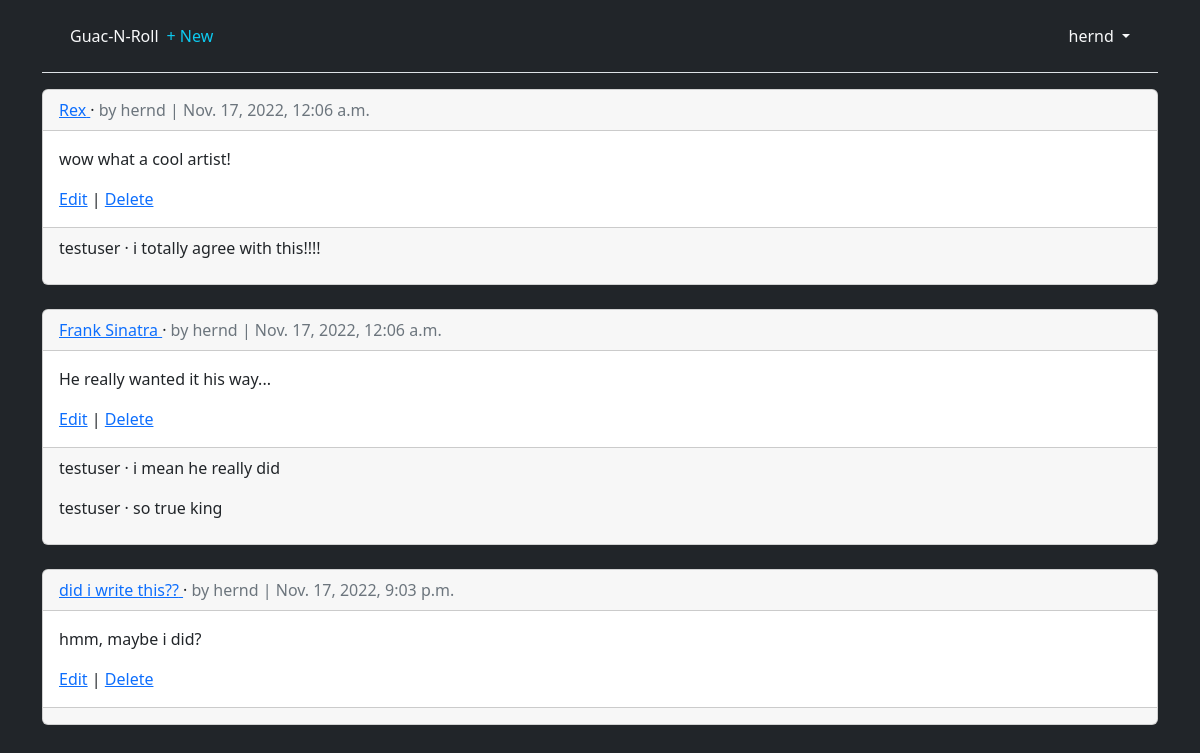
/articles/ (signed in), run on the app's committed database.
### accounts/models.py (models this page shows)
class CustomUser(AbstractUser):
    age = models.PositiveIntegerField(null=True, blank=True)

### articles/models.py (models this page shows, shortened)
class Article(models.Model):
    title = models.CharField(max_length=255)
    body = models.TextField()
    date = models.DateTimeField(auto_now_add=True)
    author = models.ForeignKey(
        settings.AUTH_USER_MODEL,
        on_delete=models.CASCADE,
    )

class Comment(models.Model): # new
    article = models.ForeignKey(Article, on_delete=models.CASCADE)
    comment = models.CharField(max_length=140)
    author = models.ForeignKey(
        settings.AUTH_USER_MODEL,
        on_delete=models.CASCADE,
    )
    def __str__(self):
        return self.comment

### articles/views.py (the view)
class ArticleListView(ListView):
    model = Article
    template_name = "article_list.html"

### templates/article_list.html (shortened to what this page needs)
{% extends "base.html" %}
{% block content %}
{% for article in article_list %}
<div class="card">
    <div class="card-header">
        <a href="{% url 'article_detail' article.pk %}">
            <span class="font-weight-bold">{{ article.title }}</span>
        </a>
        &middot;
        <span class="text-muted">by {{ article.author }} | {{ article.date }}</span>
    </div>
    <div class="card-body">
        <p>{{ article.body }}</p>
        <a href="{% url 'article_edit' article.pk %}">Edit</a> |
        <a href="{% url 'article_delete' article.pk %}">Delete</a>
    </div>
    <div class="card-footer">
    {% for comment in article.comment_set.all %}
    <p>
        <span class="font-weight-bold">
            {{ comment.author }} &middot;
        </span>
        {{ comment }}
    </p>
    {% endfor %}
    </div>
</div>
<br />
{% endfor %}
{% endblock content %}

### templates/base.html (shortened to what this page needs)
<!DOCTYPE html>
<html lang="en">
<head>
    <link href="https://cdn.jsdelivr.net/npm/bootstrap@5.2.2/dist/css/bootstrap.min.css" rel="stylesheet">
</head>
    <body class="bg-dark">
        <div class="container">
            <header class="p-3 mb-3 border-bottom">
                <div class="container">
                    <div class="d-flex flex-wrap align-items-center justify-content-center justify-content-lg-start">
                        <a class="navbar-brand text-light" href="{% url 'home' %}">Guac-N-Roll</a>
                        <ul class="nav col-12 col-lg-auto me-lg-auto mb-2 justify-content-center mb-md-0">
                        {% if user.is_authenticated %}
                            <li><a href="{% url 'article_new' %}" class="nav-link px-2 link-info">+ New</a></li>
                        </ul>
                        <div class="dropdown text-end">
                            <a href="#" class="d-block link-light text-decoration-none dropdown-toggle" id="dropdownUser1" data-bs-toggle="dropdown" aria-expanded="false">
                            {{ user.username }}
                            </a>
                        </div>
                        {% else %}
                        </ul>
                        <div class="text-end">
                            <a href="{% url 'login' %}" class="btn btn-outline-primary me-2"> Log In</a>
                            <a href="{% url 'signup' %}" class="btn btn-primary">Sign Up</a>
                        </div>
                        {% endif %}
                    </div>
                </div>
            </header>
        <main>
            {% block content %}
            {% endblock content %}
        </main>
    </div>
    </body>
</html>

### data on the page
CustomUser: username "hernd"
Article: title "Rex", author "hernd", date "Nov. 17, 2022, 12:06 a.m.", body "wow what a cool artist!"
Comment: author "testuser", comment "i totally agree with this!!!!"
Article: title "Frank Sinatra", author "hernd", date "Nov. 17, 2022, 12:06 a.m.", body "He really wanted it his way..."
Comment: author "testuser", comment "i mean he really did"
Comment: author "testuser", comment "so true king"
Article: title "did i write this??", author "hernd", date "Nov. 17, 2022, 9:03 p.m.", body "hmm, maybe i did?"
